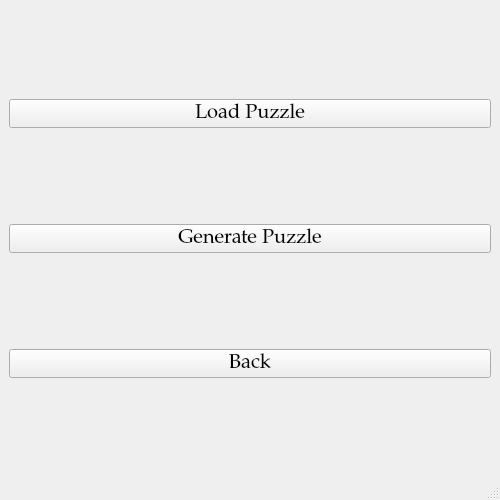
<?xml version="1.0" encoding="UTF-8"?>
<ui version="4.0">
 <class>MainWindow</class>
 <widget class="QMainWindow" name="MainWindow">
  <property name="geometry">
   <rect>
    <x>0</x>
    <y>0</y>
    <width>500</width>
    <height>500</height>
   </rect>
  </property>
  <property name="minimumSize">
   <size>
    <width>500</width>
    <height>500</height>
   </size>
  </property>
  <property name="font">
   <font>
    <family>P052</family>
   </font>
  </property>
  <property name="windowTitle">
   <string>Sudoku Solver: generate puzzle</string>
  </property>
  <property name="windowIcon">
   <iconset theme="address-book-new">
    <normaloff>.</normaloff>.</iconset>
  </property>
  <property name="layoutDirection">
   <enum>Qt::LeftToRight</enum>
  </property>
  <property name="locale">
   <locale language="English" country="Canada"/>
  </property>
  <widget class="QWidget" name="centralwidget">
   <layout class="QVBoxLayout" name="verticalLayout">
    <item>
     <widget class="QPushButton" name="pushButtonLoadPuzzle">
      <property name="font">
       <font>
        <family>P052</family>
        <pointsize>15</pointsize>
       </font>
      </property>
      <property name="text">
       <string>Load Puzzle</string>
      </property>
      <property name="icon">
       <iconset theme="insert-object">
        <normaloff>.</normaloff>.</iconset>
      </property>
      <property name="autoDefault">
       <bool>false</bool>
      </property>
      <property name="default">
       <bool>false</bool>
      </property>
      <property name="flat">
       <bool>false</bool>
      </property>
     </widget>
    </item>
    <item>
     <widget class="QPushButton" name="pushButtonGeneratePuzzle">
      <property name="font">
       <font>
        <family>P052</family>
        <pointsize>15</pointsize>
       </font>
      </property>
      <property name="text">
       <string>Generate Puzzle</string>
      </property>
      <property name="icon">
       <iconset theme="utilities-system-monitor">
        <normaloff>.</normaloff>.</iconset>
      </property>
      <property name="autoDefault">
       <bool>false</bool>
      </property>
      <property name="default">
       <bool>false</bool>
      </property>
      <property name="flat">
       <bool>false</bool>
      </property>
     </widget>
    </item>
    <item>
     <widget class="QPushButton" name="pushButtonGoBack">
      <property name="font">
       <font>
        <family>P052</family>
        <pointsize>15</pointsize>
       </font>
      </property>
      <property name="text">
       <string>Back</string>
      </property>
      <property name="icon">
       <iconset theme="go-previous">
        <normaloff>.</normaloff>.</iconset>
      </property>
      <property name="autoDefault">
       <bool>false</bool>
      </property>
      <property name="default">
       <bool>false</bool>
      </property>
      <property name="flat">
       <bool>false</bool>
      </property>
     </widget>
    </item>
   </layout>
  </widget>
  <widget class="QMenuBar" name="menubar">
   <property name="geometry">
    <rect>
     <x>0</x>
     <y>0</y>
     <width>500</width>
     <height>24</height>
    </rect>
   </property>
  </widget>
  <widget class="QStatusBar" name="statusbar"/>
 </widget>
 <resources/>
 <connections/>
</ui>
